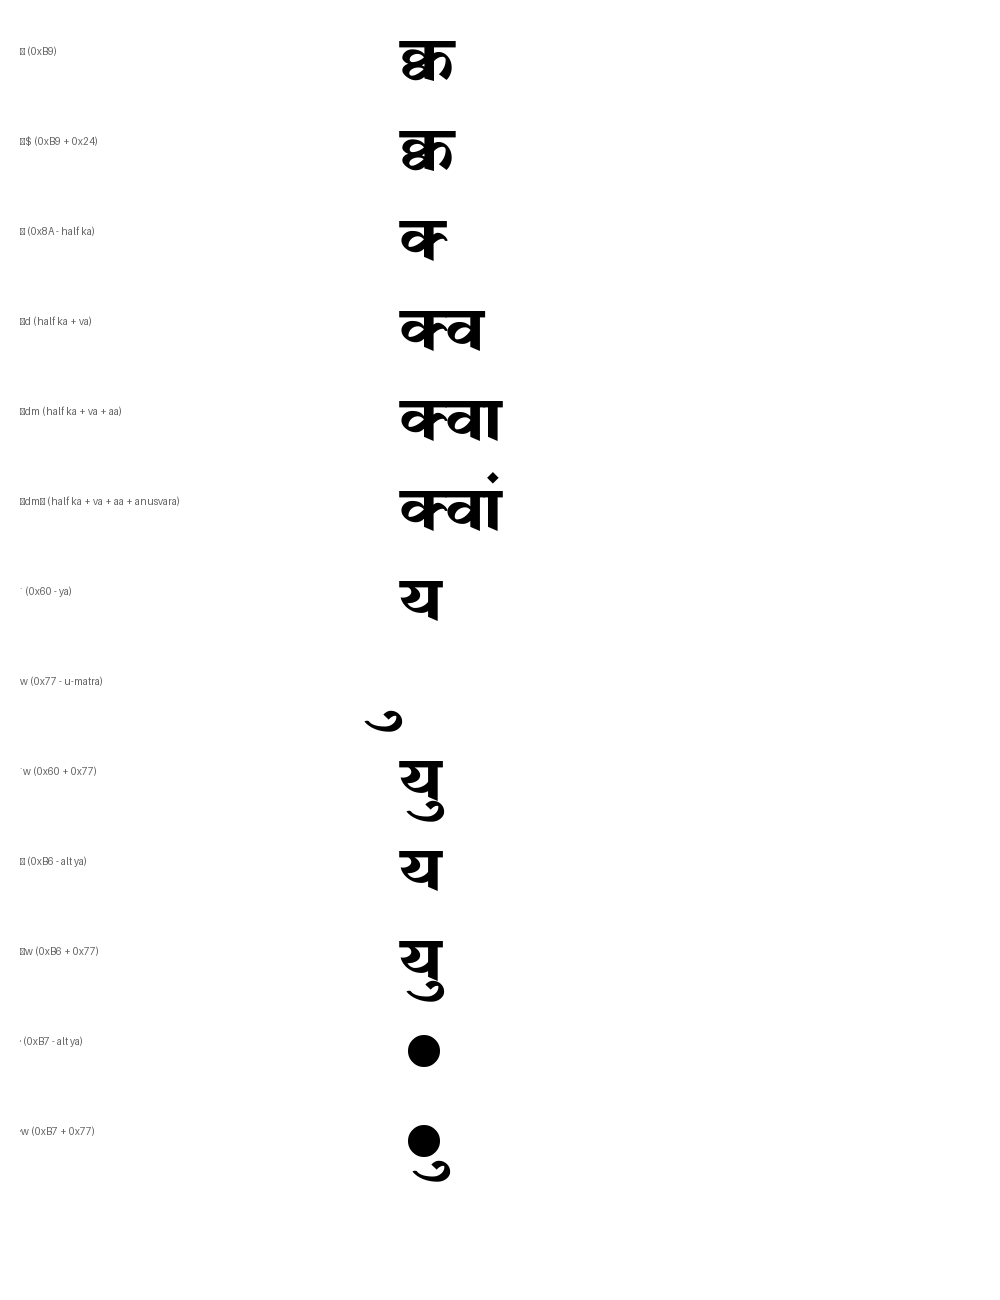

Write the Python code that produced this figure.
from PIL import Image, ImageDraw, ImageFont

font_path = "/home/samuelvictor/Downloads/Shreelipi_4642.TTF"
font = ImageFont.truetype(font_path, 80)
font_label = ImageFont.load_default()

items = [
    ("¹ (0xB9)", "¹"),
    ("¹$ (0xB9 + 0x24)", "¹$"),
    ("Š (0x8A - half ka)", "Š"),
    ("Šd (half ka + va)", "Šd"),
    ("Šdm (half ka + va + aa)", "Šdm"),
    ("Šdm§ (half ka + va + aa + anusvara)", "Šdm§"),
    ("` (0x60 - ya)", "`"),
    ("w (0x77 - u-matra)", "w"),
    ("`w (0x60 + 0x77)", "`w"),
    ("¶ (0xB6 - alt ya)", "¶"),
    ("¶w (0xB6 + 0x77)", "¶w"),
    ("· (0xB7 - alt ya)", "·"),
    ("·w (0xB7 + 0x77)", "·w"),
]

img = Image.new('RGB', (1000, len(items)*100), color=(255, 255, 255))
draw = ImageDraw.Draw(img)

y = 20
for label, txt in items:
    draw.text((20, y+25), label, fill=(100, 100, 100))
    draw.text((400, y), txt, font=font, fill=(0, 0, 0))
    y += 90

img.save('scratch/compare_specific_glyphs.png')
print('Saved scratch/compare_specific_glyphs.png')
